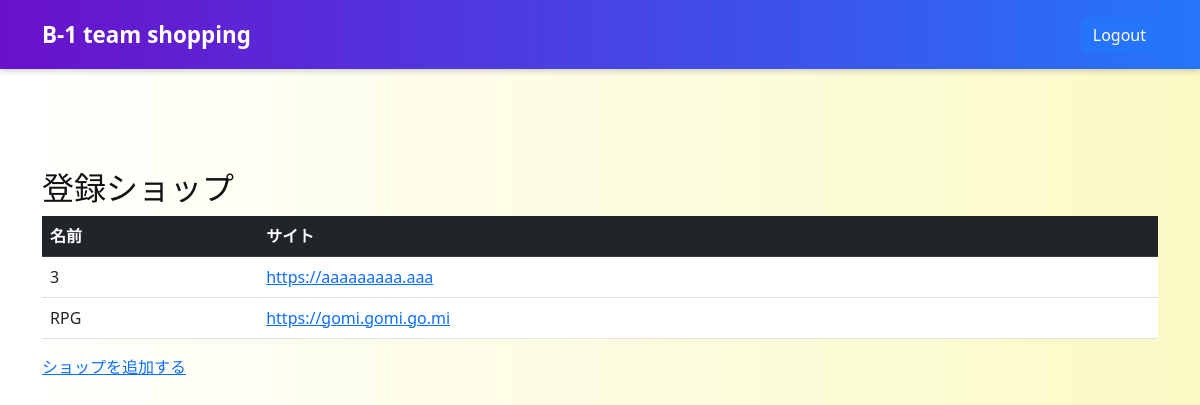
Page /shoppinglist/shops/ (signed in) on the committed database.
### shoppinglist/models.py (models this page shows, shortened)
class Shop(models.Model):
    name = models.CharField(max_length=100)
    shop_site = models.URLField(blank=True,null=True)

### shoppinglist/views.py (the view)
# urls.py: path('shops/', ShopView.as_view(), name='shop_list'),
class ShopView(LoginRequiredMixin, TemplateView):
    template_name = 'shoppinglist/shop_list.html'
    login_url = reverse_lazy("accounts:login")
    def get_context_data(self, **kwargs):
        context = super().get_context_data(**kwargs)
        context['shops'] = Shop.objects.order_by('name')
        return context

### shoppinglist/templates/shoppinglist/shop_list.html (shortened to what this page needs)
{% extends "base.html" %}
{% block main %}
<h2>登録ショップ</h2>
{% if shops %}
<table class="table">
    <thead class="table-dark">
        <tr>
            <th>名前</th>
            <th>サイト</th>
        </tr>
    </thead>
    <tbody>
        {% for shop in shops %}
        <tr>
            <td>{{ shop.name }}</td>
            <td>
                {% if shop.shop_site %}
                <a href="{{ shop.shop_site }}" target="_blank" rel="noopener noreferrer">{{ shop.shop_site }}</a>
                {% else %}
                なし
                {% endif %}
            </td>
        </tr>
        {% endfor %}
    </tbody>
</table>
{% else %}
<p>登録済みのショップはありません。</p>
{% endif %}
<a href="{% url 'shoppinglist:shop_add' %}">ショップを追加する</a>
{% endblock %}

### static/style.css (style rules this page uses)
th { font-family: "Noto Sans JP", "Helvetica Neue", Arial, sans-serif; font-weight: 600; }

### rows in the picture
Shop: name "3", shop_site "https://aaaaaaaaa.aaa"
Shop: name "RPG", shop_site "https://gomi.gomi.go.mi"
